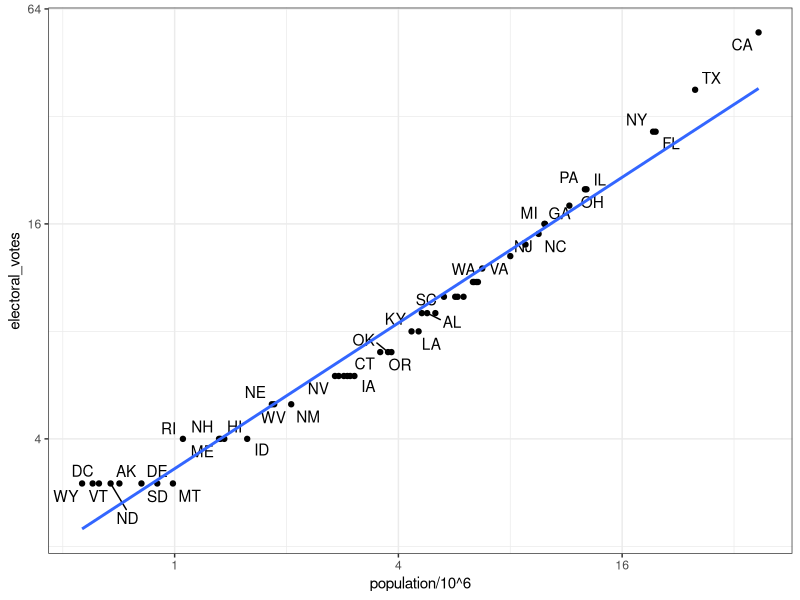

Generate this figure with R:
rm(list=ls())
# import US murders data
library(tidyverse)
library(ggrepel)
library(dslabs)
ds_theme_set()
data(murders)
head(murders)

# import US election results data
data(polls_us_election_2016)
head(results_us_election_2016)
identical(results_us_election_2016$state, murders$state)

# join the murders table and US election results table
tab <- left_join(murders, results_us_election_2016, by = "state")
head(tab)

# plot electoral votes versus population
tab %>% ggplot(aes(population/10^6, electoral_votes, label = abb)) +
  geom_point() +
  geom_text_repel() + 
  scale_x_continuous(trans = "log2") +
  scale_y_continuous(trans = "log2") +
  geom_smooth(method = "lm", se = FALSE)

# make two smaller tables to demonstrate joins
tab1 <- slice(murders, 1:6) %>% select(state, population)
tab1
tab2 <- slice(results_us_election_2016, c(1:3, 5, 7:8)) %>% select(state, electoral_votes)
tab2

# experiment with different joins
left_join(tab1, tab2)
tab1 %>% left_join(tab2)
tab1 %>% right_join(tab2)
inner_join(tab1, tab2)
semi_join(tab1, tab2)
anti_join(tab1, tab2)
